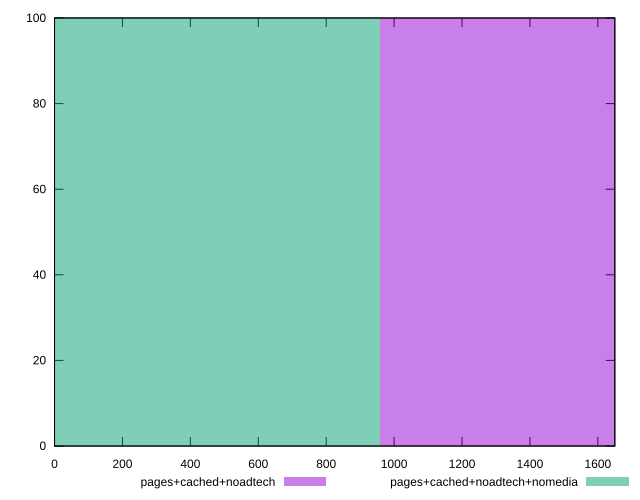

The script that saved this image:
reset

$pagesCachedNoadtech <<EOF
1919.5778194742916 100
EOF

$pagesCachedNoadtechNomedia <<EOF
0 100
EOF

set key outside below
set boxwidth 1919.5778194742916
set xrange [0:1650]
set yrange [0:100]
set trange [0:100]
set style fill transparent solid 0.5 noborder
set terminal svg size 640, 500 enhanced background rgb 'white'
set output "report_00009_2021-02-08T22-37-41.559Z/uses-webp-images/comparison/histogram/2_vs_3.svg"

plot $pagesCachedNoadtech title "pages+cached+noadtech" with boxes, \
     $pagesCachedNoadtechNomedia title "pages+cached+noadtech+nomedia" with boxes

reset
